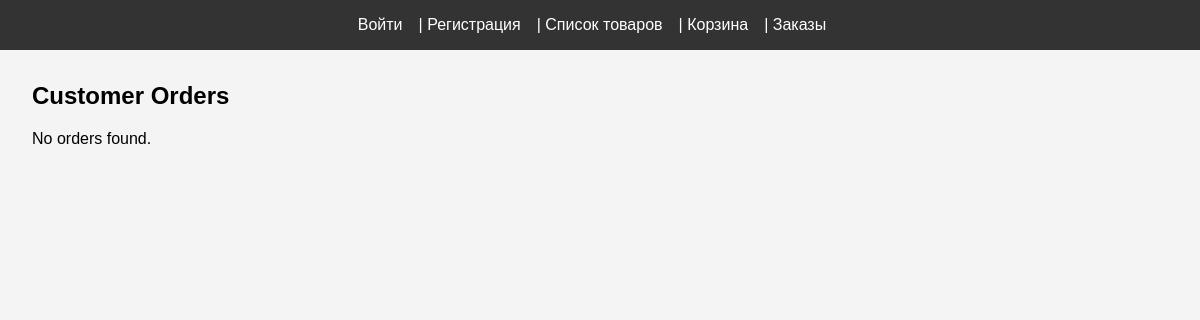
Before: /orders/ with the older database file.
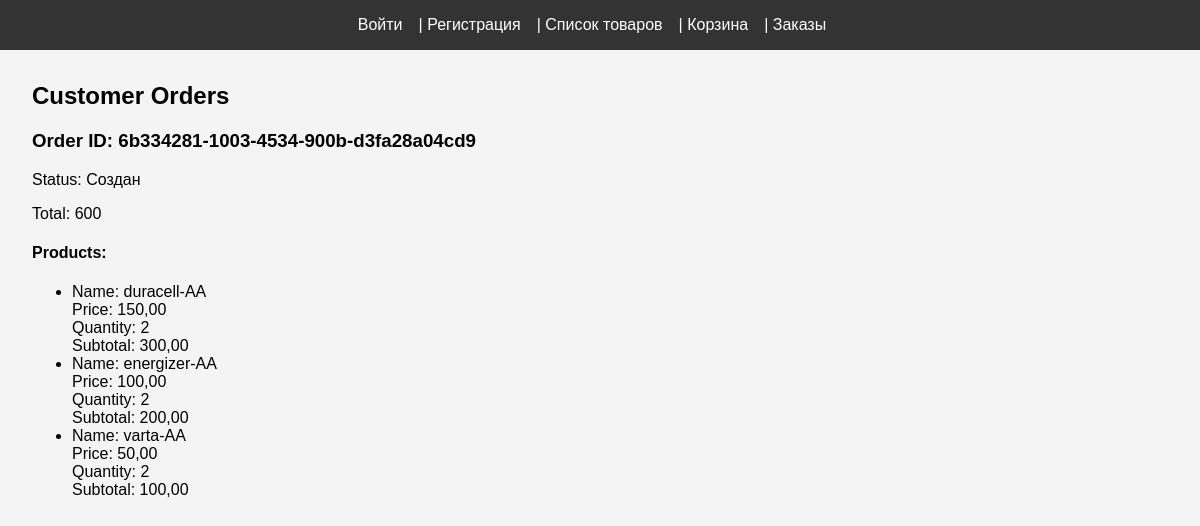
After: the same page with the newer database file.
### shopping/models.py (models this page shows, shortened)
class Order(models.Model):
    id = models.UUIDField(primary_key=True, default=uuid_lib.uuid4, editable=False, verbose_name='uuid заказа')
    products = models.ManyToManyField(Product, through='OrderItem')
    user = models.ForeignKey(settings.AUTH_USER_MODEL, on_delete=models.CASCADE, null=True, blank=True)
    session_key = models.CharField(max_length=32, null=True, blank=True,
                                   verbose_name='Номер сессии неавторизованного клиента')
    CREATED = 'CREATED'
    WAITING_PAYMENT = 'WAITING_PAYMENT'
    PAID = 'PAID'
    DELIVERY = 'DELIVERY'
    COMPLETED = 'COMPLETED'
    CANCELED = 'CANCELED'
    STATUS_CHOICES = [
        (CREATED, 'Создан'),
        (WAITING_PAYMENT, 'Ожидает оплаты'),
        (PAID, 'Оплачен'),
        (DELIVERY, 'В процессе доставки'),
        (COMPLETED, 'Выполнен'),
        (CANCELED, 'Отменен')
    ]
    status = models.CharField(max_length=20, choices=STATUS_CHOICES, default=CREATED, verbose_name='Статус')
    def get_total(self):
        return self.items.aggregate(total=Sum(F('product__price') * F('quantity')))['total'] or 0

class OrderItem(models.Model):
    order = models.ForeignKey(Order, on_delete=models.CASCADE, verbose_name='Заказ', related_name='items')
    product = models.ForeignKey(Product, on_delete=models.CASCADE, verbose_name='Товар')
    quantity = models.PositiveIntegerField(default=1, verbose_name='Количество')
    def get_cost(self):
        return self.product.price * self.quantity

class Product(models.Model):
    name = models.CharField(max_length=200, verbose_name='Наименование товара')
    price = models.DecimalField(max_digits=6, decimal_places=2, verbose_name='Цена единицы товара')
    description = models.TextField(blank=True, verbose_name='Описание товара')
    image = models.FileField(upload_to='products/', null=True, blank=True, verbose_name='Изображение товара')
    quantity_in_stock = models.PositiveIntegerField(default=0, blank=True, verbose_name='Количество товара на складе')

### shopping/views.py (the view)
# urls.py: path('orders/', display_orders, name='display_orders'),
def display_orders(request):
    orders = get_orders_by_user(request)
    return render(request, 'display_orders.html', {'orders': orders})

### shopping/services/order_services.py (called while the page is built)
def get_orders_by_user(request):
    if request.user.is_authenticated:
        orders = Order.objects.filter(user=request.user)
    else:
        order_key = request.session.session_key
        orders = Order.objects.filter(session_key=order_key)
    return orders

### shopping/templates/display_orders.html
{% extends "base.html" %}
{% block content %}
  <h2>Customer Orders</h2>
  {% for order in orders %}
    <div class="order">
      <h3>Order ID: {{ order.id }}</h3>
      <p>Status: {{ order.get_status_display }}</p>
      <p>Total: {{ order.get_total }}</p>
      <h4>Products:</h4>
      <ul>
        {% for item in order.items.all %}
          <li>
            Name: {{ item.product.name }}<br>
            Price: {{ item.product.price }}<br>
            Quantity: {{ item.quantity }}<br>
            Subtotal: {{ item.get_cost }}
          </li>
        {% endfor %}
      </ul>
    </div>
  {% empty %}
    <p>No orders found.</p>
  {% endfor %}
{% endblock %}

### templates/base.html (shortened to what this page needs)
{% load static %}
<!DOCTYPE html>
<html>
<head>
    <link rel="stylesheet" type="text/css" href="{% static 'css/style.css' %}">
</head>
<body hx-headers='{"X-CSRFToken": "{{ csrf_token }}"}'>
    <nav>
    <ul>
        {% include "navbar.html" %}
    </ul>
    </nav>
    <main>
        {% block content %}
        {% endblock %}
    </main>
</body>
</html>

### templates/navbar.html
{% if user.is_authenticated %}
    <li class="last">
        {{ user.username }} |
        <form action="{% url 'logout' %}" method="post" style="display: inline;">
            {% csrf_token %}
            <button type="submit">Выйти</button>
        </form>
    </li>
{% else %}
    <li class="last"><a href="{% url 'login' %}">Войти</a></li>|
    <li class="last"><a href="{% url 'register' %}">Регистрация</a></li>|
{% endif %}
    <li class="last"><a href="{% url 'display_products' %}">Список товаров</a></li>|
    <li class="last"><a href="{% url 'display_cart' %}">Корзина</a></li>|
    <li class="last"><a href="{% url 'display_orders' %}">Заказы</a></li>

### static/css/style.css (style rules this page uses)
body { font-family: Arial, sans-serif; margin: 0; padding: 0; background-color: #f4f4f4; }
nav { background-color: #333; color: #ffffff; overflow: hidden; padding: 1em 0; }
nav ul { list-style-type: none; margin: 0; padding: 0; text-align: center; }
nav li { display: inline; margin-right: 1em; }
nav li a { color: #ffffff; text-decoration: none; }
main { margin: 2em; }

Changed rows visible on the page:
added Order: id "6b334281-1003-4534-900b-d3fa28a04cd9", status "Создан", get_total "600"
added OrderItem: product.name "duracell-AA", product.price "150,00", quantity "2", get_cost "300,00"
added OrderItem: product.name "energizer-AA", product.price "100,00", quantity "2", get_cost "200,00"
added OrderItem: product.name "varta-AA", product.price "50,00", quantity "2", get_cost "100,00"
Other visible differences:
text no longer shown: "No orders found."
